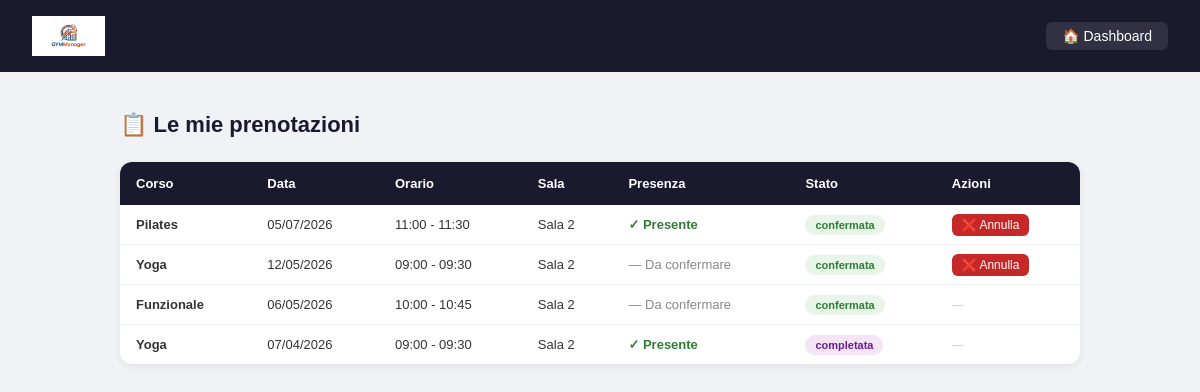
The page /palestra/cliente/prenotazioni_cliente.php (signed in) on the database its author committed.
### tables this page shows
CREATE TABLE `prenotazione` (
  `id_prenotazione` int(11) NOT NULL,
  `id_cliente` int(11) NOT NULL,
  `id_lezione` int(11) NOT NULL,
  `data_prenotazione` datetime NOT NULL DEFAULT current_timestamp(),
  `stato` enum('confermata','in_attesa','annullata','completata') NOT NULL DEFAULT 'confermata',
  `presenza` tinyint(1) NOT NULL DEFAULT 0
);

CREATE TABLE `corso` (
  `id_corso` int(11) NOT NULL,
  `nome` varchar(100) NOT NULL,
  `descrizione` text DEFAULT NULL,
  `livello` enum('principiante','intermedio','avanzato') NOT NULL,
  `durata_minuti` int(11) NOT NULL,
  `max_partecipanti` int(11) NOT NULL,
  `stato` enum('attivo','sospeso','terminato') NOT NULL DEFAULT 'attivo'
);

CREATE TABLE `lezione` (
  `id_lezione` int(11) NOT NULL,
  `id_corso` int(11) NOT NULL,
  `id_sala` int(11) NOT NULL,
  `data` date NOT NULL,
  `ora_inizio` time NOT NULL,
  `ora_fine` time NOT NULL,
  `tipo_lezione` varchar(50) DEFAULT NULL,
  `note` text DEFAULT NULL,
  `stato` enum('programmata','in_corso','completata','annullata') NOT NULL DEFAULT 'programmata'
);

CREATE TABLE `sala` (
  `id_sala` int(11) NOT NULL,
  `nome` varchar(100) NOT NULL,
  `tipologia` varchar(50) DEFAULT NULL,
  `capienza_max` int(11) NOT NULL,
  `stato` enum('disponibile','in_manutenzione','chiusa') NOT NULL DEFAULT 'disponibile',
  `data_ultima_manutenzione` date DEFAULT NULL
);

### palestra/cliente/prenotazioni_cliente.php (the view, shortened to what this page needs)
<?php
require_once "../config/db.php";
$utente = $_SESSION['utente'];
$stmt = $pdo->prepare("
    SELECT PR.id_prenotazione, PR.stato, PR.presenza, PR.data_prenotazione,
           C.nome AS corso, L.data, L.ora_inizio, L.ora_fine, S.nome AS sala
    FROM PRENOTAZIONE PR
    JOIN LEZIONE L ON PR.id_lezione = L.id_lezione
    JOIN CORSO C ON L.id_corso = C.id_corso
    JOIN SALA S ON L.id_sala = S.id_sala
    WHERE PR.id_cliente = ?
    ORDER BY L.data DESC, L.ora_inizio DESC
");
$stmt->execute([$utente['id_persona']]);
$prenotazioni = $stmt->fetchAll();
?>
<!DOCTYPE html>
<html lang="it">
<head>
</head>
<body>
<div class="navbar">
    <img src="../assets/logo.jpg" style="height:40px;">
    <div class="navbar-links">
        <a href="dashboard_cliente.php">🏠 Dashboard</a>
    </div>
</div>
<div class="contenuto">
    <div class="intestazione">
        <h2>📋 Le mie prenotazioni</h2>
    </div>
    <table>
        <thead>
            <tr>
                <th>Corso</th>
                <th>Data</th>
                <th>Orario</th>
                <th>Sala</th>
                <th>Presenza</th>
                <th>Stato</th>
                <th>Azioni</th>
            </tr>
        </thead>
        <tbody>
            <?php if(empty($prenotazioni)): ?>
            <tr>
                <td colspan="7" class="nessun-record">Nessuna prenotazione ancora!</td>
            </tr>
            <?php else: ?>
            <?php foreach($prenotazioni as $p): ?>
            <tr>
                <td><strong><?= htmlspecialchars($p['corso']) ?></strong></td>
                <td><?= date('d/m/Y', strtotime($p['data'])) ?></td>
                <td><?= substr($p['ora_inizio'],0,5) ?> - <?= substr($p['ora_fine'],0,5) ?></td>
                <td><?= htmlspecialchars($p['sala']) ?></td>
                <td>
                    <?php if($p['presenza']): ?>
                        <span class="presenza-si">✓ Presente</span>
                    <?php else: ?>
                        <span class="presenza-no">— Da confermare</span>
                    <?php endif; ?>
                </td>
                <td>
                    <span class="badge <?= $p['stato'] ?>"><?= $p['stato'] ?></span>
                </td>
                <td>
                    <?php if($p['stato'] === 'confermata' && strtotime($p['data']) >= strtotime(date('Y-m-d'))): ?>
                    <a class="btn-annulla" href="prenotazioni_cliente.php?annulla=<?= $p['id_prenotazione'] ?>" onclick="return confirm('Vuoi annullare questa prenotazione?')">❌ Annulla</a>
                    <?php else: ?>
                    <span style="color:#ccc;font-size:12px;">—</span>
                    <?php endif; ?>
                </td>
            </tr>
            <?php endforeach; ?>
            <?php endif; ?>
        </tbody>
    </table>
</div>
</body>
</html>

### palestra/cliente/prenotazioni_cliente.php (style rules this page uses)
* { margin: 0; padding: 0; box-sizing: border-box; }
body { font-family: Arial, sans-serif; background: #f0f2f5; }
.navbar { background: #1a1a2e; color: white; padding: 16px 32px; display: flex; justify-content: space-between; align-items: center; }
.navbar a { color: white; text-decoration: none; font-size: 14px; background: rgba(255,255,255,0.1); padding: 6px 16px; border-radius: 6px; }
.navbar-links { display: flex; gap: 10px; }
.contenuto { max-width: 1000px; margin: 40px auto; padding: 0 20px; }
.intestazione { display: flex; justify-content: space-between; align-items: center; margin-bottom: 24px; }
.intestazione h2 { font-size: 22px; color: #1a1a2e; }
table { width: 100%; background: white; border-radius: 12px; box-shadow: 0 2px 8px rgba(0,0,0,0.07); border-collapse: collapse; overflow: hidden; }
th { background: #1a1a2e; color: white; padding: 14px 16px; text-align: left; font-size: 13px; }
td { padding: 12px 16px; font-size: 13px; border-bottom: 1px solid #f0f2f5; color: #333; vertical-align: middle; }
tr:last-child td { border-bottom: none; }
.badge { padding: 4px 10px; border-radius: 20px; font-size: 11px; font-weight: bold; }
.badge.confermata { background: #e8f5e9; color: #2e7d32; }
.badge.completata { background: #f3e5f5; color: #6a1b9a; }
.presenza-si { color: #2e7d32; font-weight: bold; }
.presenza-no { color: #888; }
.btn-annulla { background: #c62828; color: white; padding: 4px 10px; border-radius: 6px; text-decoration: none; font-size: 12px; }

### rows shown on the page
prenotazione: corso.nome "Pilates", id_lezione.data "05/07/2026", id_lezione.ora_inizio "11:00", id_lezione.ora_fine "11:30", sala.nome "Sala 2", presenza "✓ Presente", stato "confermata"
prenotazione: corso.nome "Yoga", id_lezione.data "12/05/2026", id_lezione.ora_inizio "09:00", id_lezione.ora_fine "09:30", sala.nome "Sala 2", presenza "— Da confermare", stato "confermata"
prenotazione: corso.nome "Funzionale", id_lezione.data "06/05/2026", id_lezione.ora_inizio "10:00", id_lezione.ora_fine "10:45", sala.nome "Sala 2", presenza "— Da confermare", stato "confermata"
prenotazione: corso.nome "Yoga", id_lezione.data "07/04/2026", id_lezione.ora_inizio "09:00", id_lezione.ora_fine "09:30", sala.nome "Sala 2", presenza "✓ Presente", stato "completata"
